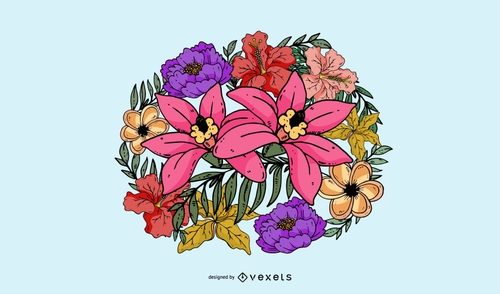
#> input picture CVIP/EP-10/img.png, 500 x 294 px, given in place of img.jpg, which was not available
$ python EP-3.4.py
#> lines starting #> are read from the running program, lines starting #| are printed output that depends on the picture; pictures that were not available may be replaced by others from this repository, and a replacement may not be noted
import cv2
import numpy as np
import matplotlib.pyplot as plt
img_path="img.jpg"
image=cv2.imread(img_path, cv2.IMREAD_GRAYSCALE)
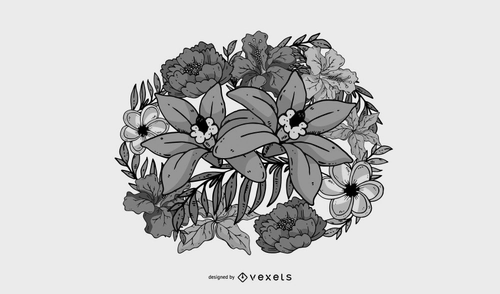
#> image: shape (294, 500); min 0, max 254, mean 198.9
if image is None:
    print("Error")
else:
    median=cv2.medianBlur(image, 5)
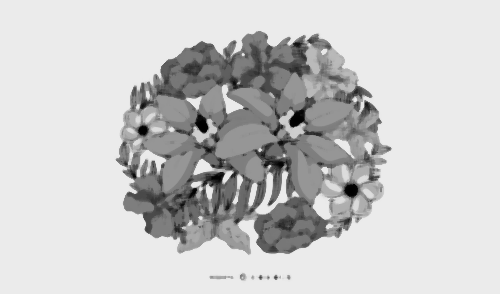
#> median: shape (294, 500); min 0, max 240, mean 201.7
    kernel=np.ones((3,3),np.uint8)
    minimum=cv2.erode(image, kernel)
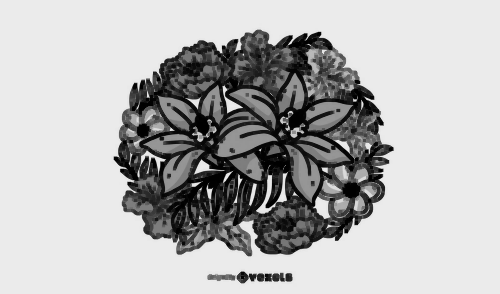
#> minimum: shape (294, 500); min 0, max 235, mean 182
    maximum=cv2.dilate(image, kernel)
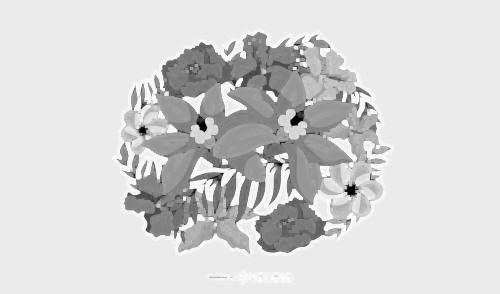
#> maximum: shape (294, 500); min 0, max 254, mean 212.6
    titles=["Original image", "Median image", "Minimum image", "maximum image"]
    images=[image, median, minimum, maximum]
    plt.figure(figsize=(12,6))
    for i in range(4):
        plt.subplot(2,2,i+1)
        plt.title(titles[i])
        plt.imshow(images[i],cmap="gray")
        plt.axis("off")
    plt.tight_layout()
    plt.show()
